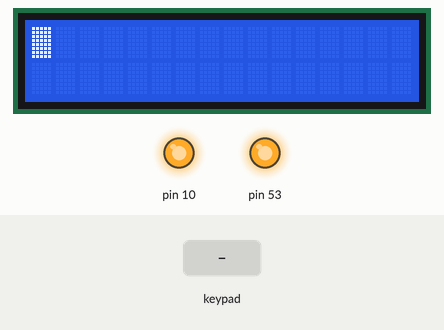
Recording of a sketch running on a simulated Arduino Mega 2560, built with avr-gcc and run on an emulated ATmega2560. Parts: 16×2 character LCD, output pins drawn as LEDs (lit = HIGH). Wiring (inferred from the names in the program): 4×4 keypad with keys 7 8 9 / 4 5 6 * 1 2 3 - C 0 = +: rows A12, A13, A14, A15; columns pin 34, pin 35, pin 36, pin 37; character LCD (HD44780): RS pin 12; E pin 11; data pin 9, pin 8, pin 7, pin 6, pin 5, pin 4, pin 3, pin 2. The inputs (shaded band) are chosen by the test bench. Pins used as bus, display or sensor lines are not drawn.

Above: at 1.2 s.
1.3 s: keypad keys 1 2 = pressed 0.4 s apart
At 2.5 s:
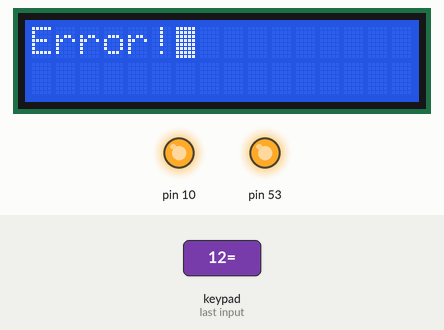
4.0 s: key '7' pressed
At 5.0 s:
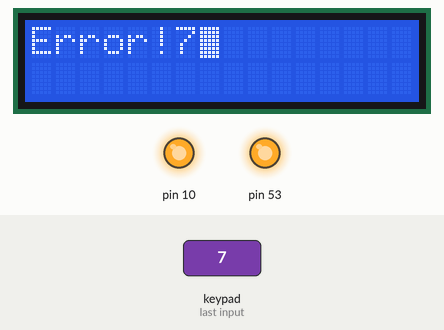
5.5 s: key '9' pressed
At 6.1 s:
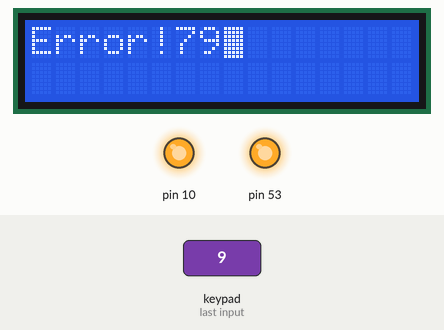
Timing chart, 0 to 8.5 s (numbered marks = the images above; inputs shaded):
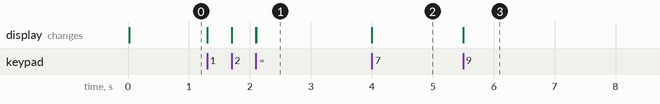

Measured:
- after the input at 1.3 s, the display: first changes at once (image 1 shows a later state)
- after the input at 4.0 s, the display: changes at once (image 2)
- after the input at 5.5 s, the display: changes at once (image 3)

The sketch:

spi_maestro.ino
```cpp
#include <SPI.h>
#include <string.h>
#include <stdlib.h>

const uint8_t filas[4] = {A12, A13, A14, A15};  // Filas del keypad usando A12–A15
const uint8_t columnas[4] = {34, 35, 36, 37};   // Columnas del keypad (puedes cambiar estos pines digitales)

const char tablateclado[16] = {
  '7', '8', '9', '/',
  '4', '5', '6', '*',
  '1', '2', '3', '-',
  'C', '0', '=', '+'
};

#define RS 12
#define E 11
#define D0 9
#define D1 8
#define D2 7
#define D3 6
#define D4 5
#define D5 4
#define D6 3
#define D7 2
int pines[] = {RS, E, D0, D1, D2, D3, D4, D5, D6, D7};

volatile int teclaPresionada = -1;
volatile bool teclaDetectada = false;

char entrada[17];
int largo = 0;
bool mostrarResultado = false;
float resultado = 0;
bool hayResultado = false;

ISR(PCINT2_vect) { detectarTecla(); }

void setup() {
  for (int i = 0; i < 4; i++) {
    pinMode(filas[i], OUTPUT);
    digitalWrite(filas[i], HIGH);
  }
  for (int i = 0; i < 4; i++) pinMode(columnas[i], INPUT_PULLUP);

  // Habilita PCINT para A12–A15 -> PCINT20–23 -> PCMSK2
  PCICR |= (1 << PCIE2);
  PCMSK2 |= 0xF0; // Habilita PCINT20–23

  sei();

  // LCD
  for (int i = 0; i < 10; i++) pinMode(pines[i], OUTPUT);
  delay(20);
  lcdComando(0x38); delayMicroseconds(50);
  lcdComando(0x06); delayMicroseconds(50);
  lcdComando(0x0F); delayMicroseconds(50);
  lcdComando(0x14); delayMicroseconds(50);
  lcdComando(0x01); delay(2);
  limpiarEntrada();

  // SPI maestro
  SPI.begin();
  pinMode(10, OUTPUT);
  digitalWrite(10, HIGH);
  SPI.setClockDivider(SPI_CLOCK_DIV16);
}

void loop() {
  static int filaActiva = 0;
  for (int i = 0; i < 4; i++) digitalWrite(filas[i], HIGH);
  digitalWrite(filas[filaActiva], LOW);
  filaActiva = (filaActiva + 1) % 4;

  if (teclaDetectada) {
    int col = -1;
    for (int i = 0; i < 4; i++) {
      if (digitalRead(columnas[i]) == LOW) col = i;
    }
    int fila = -1;
    for (int i = 0; i < 4; i++) {
      if (digitalRead(filas[i]) == LOW) fila = i;
    }
    if (fila >= 0 && col >= 0) {
      teclaPresionada = fila * 4 + col;
      char tecla = tablateclado[teclaPresionada];
      procesarTecla(tecla);
      digitalWrite(10, LOW);
      SPI.transfer(tecla);
      digitalWrite(10, HIGH);
      teclaDetectada = false;
      while (digitalRead(columnas[col]) == LOW);
      delay(150);
    }
  }
}

void detectarTecla() { teclaDetectada = true; }

// ---------------------------- LCD Y UTILIDADES --------------------------
void lcdComando(byte cmd) { digitalWrite(RS, LOW); enviarByte(cmd);}
void lcdDato(byte data) { digitalWrite(RS, HIGH); enviarByte(data);}
void lcdTexto(const char *texto) { while (*texto) { lcdDato(*texto++); delayMicroseconds(50); }}
void enviarByte(byte valor) {
  digitalWrite(D0, (valor >> 0) & 0x01);
  digitalWrite(D1, (valor >> 1) & 0x01);
  digitalWrite(D2, (valor >> 2) & 0x01);
  digitalWrite(D3, (valor >> 3) & 0x01);
  digitalWrite(D4, (valor >> 4) & 0x01);
  digitalWrite(D5, (valor >> 5) & 0x01);
  digitalWrite(D6, (valor >> 6) & 0x01);
  digitalWrite(D7, (valor >> 7) & 0x01);
  digitalWrite(E, HIGH); delayMicroseconds(1);
  digitalWrite(E, LOW); delayMicroseconds(50);
}
void limpiarEntrada() { memset(entrada, 0, sizeof(entrada)); largo = 0; }
void procesarTecla(char tecla) {
  if (tecla == 'C') { lcdComando(0x01); limpiarEntrada(); hayResultado = false; return; }
  if (hayResultado && (tecla == '+' || tecla == '-' || tecla == '*' || tecla == '/')) {
    limpiarEntrada();
    char resultadoStr[18]; dtostrf(resultado, 0, 4, resultadoStr);
    strcpy(entrada, resultadoStr); largo = strlen(entrada);
    int offset = 0;
    while (entrada[offset] == ' ') offset++;
    if (offset > 0) { for (int i = 0; i <= largo - offset; i++) entrada[i] = entrada[i + offset]; largo -= offset; }
    if (largo < 16) { entrada[largo++] = tecla; entrada[largo] = '\0'; lcdComando(0x01); delay(2); lcdComando(0x80); lcdTexto(entrada);}
    hayResultado = false;
    return;
  }
  if (!mostrarResultado) {
    if (tecla == '=') {
      entrada[largo] = 0;
      mostrarResultado = true;
      resultado = calcular(entrada);
      lcdComando(0x01);
      delay(2); lcdComando(0x80);
      if (resultado != -999999) {
        char resultadoStr[18]; dtostrf(resultado, 0, 4, resultadoStr);
        mostrarSinEspacios(resultadoStr); hayResultado = true;
      } else { lcdTexto("Error!"); hayResultado = false; }
      limpiarEntrada(); mostrarResultado = false;
    } else {
      if (largo < 16) { entrada[largo++] = tecla; lcdDato(tecla); }
    }
  }
}
void mostrarSinEspacios(char* texto) { while (*texto == ' ') texto++; lcdTexto(texto); }
float calcular(char* expr) {
  char numA[17] = {0}, numB[17] = {0}; char operador = 0; int i = 0, j = 0;
  if(expr[i] == '-') numA[j++] = expr[i++];
  while (expr[i] && isDigit(expr[i])) numA[j++] = expr[i++];
  numA[j] = 0; operador = expr[i++];
  if (operador != '+' && operador != '-' && operador != '*' && operador != '/') return -999999;
  j = 0; while (expr[i] && isDigit(expr[i])) numB[j++] = expr[i++];
  numB[j] = 0;
  if (numA[0] == 0 || numB[0] == 0) return -999999;
  long a = atol(numA); long b = atol(numB);
  switch (operador) {
    case '+': return (float)(a + b);
    case '-': return (float)(a - b);
    case '*': return (float)(a * b);
    case '/': if (b == 0) return -999999; return ((float)a) / ((float)b);
    default: return -999999;
  }
}
bool isDigit(char c) { return (c >= '0' && c <= '9') || c == '.'; }
```
